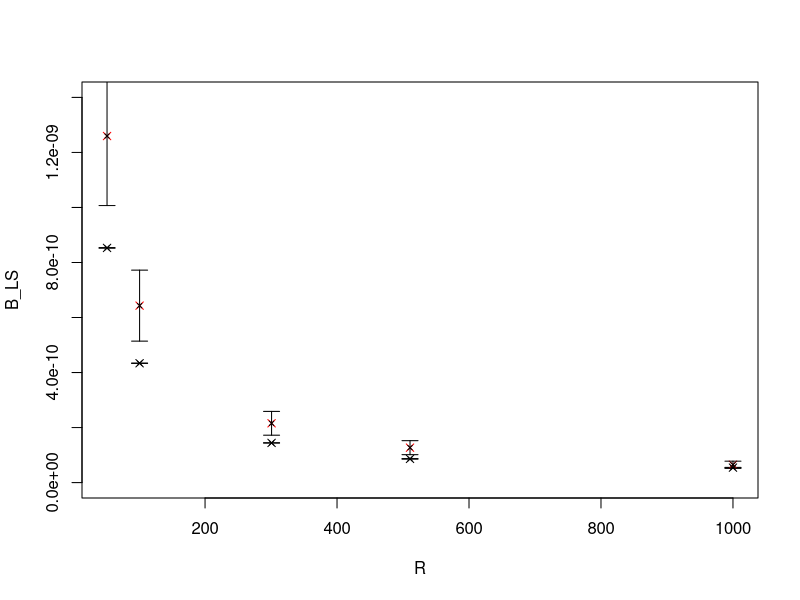
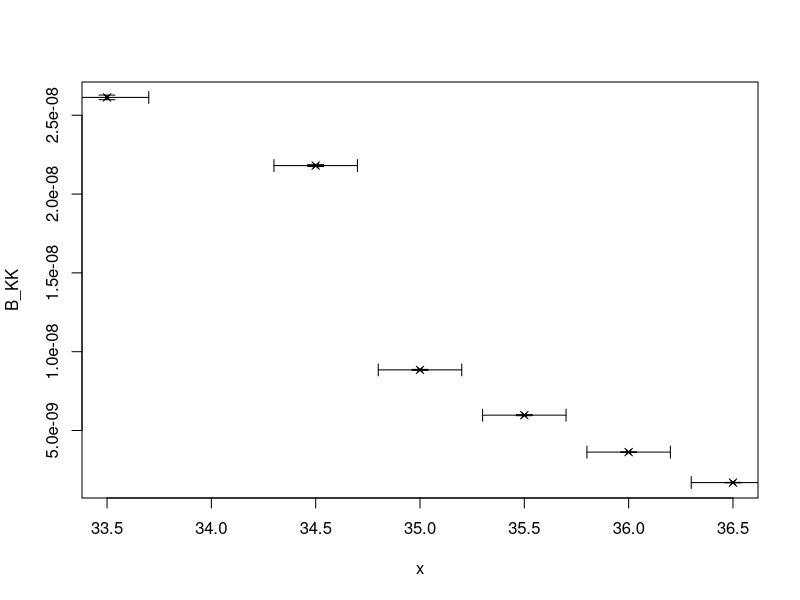

Source code (R) for these figures, in order:
library("Hmisc")
library("plotrix")

try({dev.off()})

F = 9.3 * 10^-9
Si = 1.9
mu_0 = 4*pi*10^-7
U = 2.68
A = pi*0.002^2

# Leiterschleife
#Magnetfeld
a_LS <- c(-0.3485069, -0.1772445, -0.05893693, -0.0352345, 0.02223518)
s_a_LS <- c(0.0004740048, 0.0002890753, 0.0002707528, 0.0004135886, 0.0003707150)
B_LS = abs(F*a_LS/(2*Si))
s_B_LS = (s_a_LS/a_LS)*B_LS
R <- c(51.47, 100.8, 300.8, 510.6, 1000)
plot(R, B_LS, pch=4, ylim = c(0, 14*10^-10))
plotCI (R, B_LS, uiw=abs(s_B_LS) , err="y" , pch=4, cex=0.6 ,add=TRUE)

#Dipol

z_LS = sqrt(4.7^2 + 0.1^2)*10^-2
s_z_LS = 0.2*10^-2
p_LS = (2*pi*B_LS*z_LS^3)/mu_0

s_p_LS = p_LS * sqrt((s_B_LS/B_LS)^2 + 3*(s_z_LS/z_LS)^2)

#Theorie

p_theo = A*U/R
s_p_theo = 2*pi*0.002*0.0005/R
B_theo = (mu_0/(2*pi))*(p_theo/z_LS^3)
s_B_theo = B_theo * sqrt((s_p_theo/p_theo)^2 + 3*(s_z_LS/z_LS)^2)
points(R, B_theo, pch=4, col="red")
plotCI (R, B_theo, uiw=abs(s_B_theo) , err="y" , pch=4, cex=0.6 ,add=TRUE)
#random Shit - gleiche Reihenfolge wie.txt
#Magnetfeld

a_RS <- c(1.5468670, 0.1211425, 0.4497760, 1.0042261, -0.3500509)
s_a_RS <- c(0.0079674875, 0.0011208778, 0.0006547072, 0.0024883093, 0.001887523)
B_RS = abs(F*a_RS/(2*Si))
s_B_RS = (s_a_RS/a_RS)*B_RS

#Dipol
z_RS1 = sqrt(4.7^2 + 6.5^2)*10^-2
z_RS2 = sqrt(4.7^2 + 4.5^2)*10^-2
z_RS <- c (z_RS1, z_RS1, z_RS1, z_RS2, z_RS1)
s_z_RS = 0.2*10^-2

p_RS = (2*pi*B_RS*z_RS^3)/mu_0
s_p_RS = p_RS * sqrt((s_B_RS/B_RS)^2 + 3*(s_z_RS/z_RS)^2)

#Kronkorken

#Magnetfeld
a_KK <- c(10.6775694, -8.9101144, 3.6145876, 2.4405903, -1.4831742, -0.6929581)
s_a_KK <- c(0.0597263308, 0.0246627915, 0.0125814955, 0.0133117778, 0.0071175290, 0.005957833)
B_KK = abs(F*a_KK/(2*Si))
s_B_KK = (s_a_KK/a_KK)*B_KK

x <- c(33.5, 34.5, 35.0, 35.5, 36.0, 36.5)
s_x <- c(0.2, 0.2, 0.2, 0.2, 0.2, 0.2)

plot(x, B_KK, pch=4)
plotCI (x, B_KK, uiw=abs(s_B_KK) , err="y" , pch=4, cex=0.6 ,add=TRUE)
plotCI (x, B_KK, uiw=abs(s_x) , err="x" , pch=4, cex=0.6 ,add=TRUE)

#Dipol

z_KK = sqrt(4.7^2 + (x-28.5)^2)*10^-2
s_z_KK = 0.2*10^-2

p_KK = (2*pi*B_KK*z_KK^3)/mu_0
s_p_KK = p_KK * sqrt((s_B_KK/B_KK)^2 + 3*(s_z_KK/z_KK)^2)
